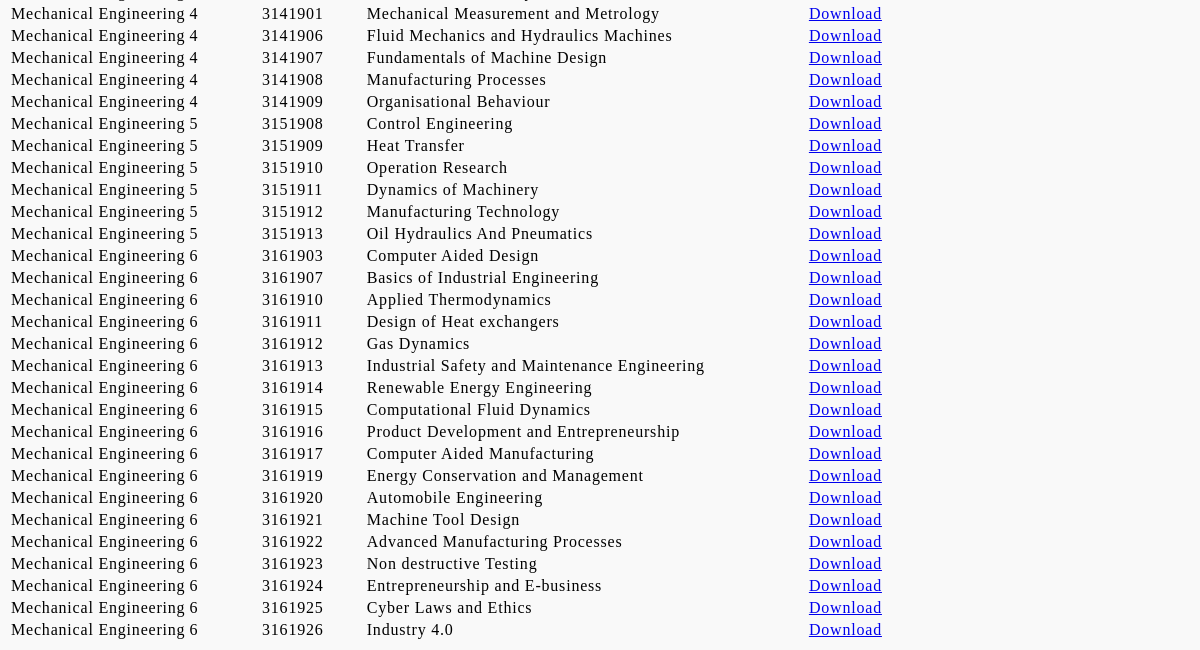
/list_files/ (lower part), run on an earlier commit of the app's database.
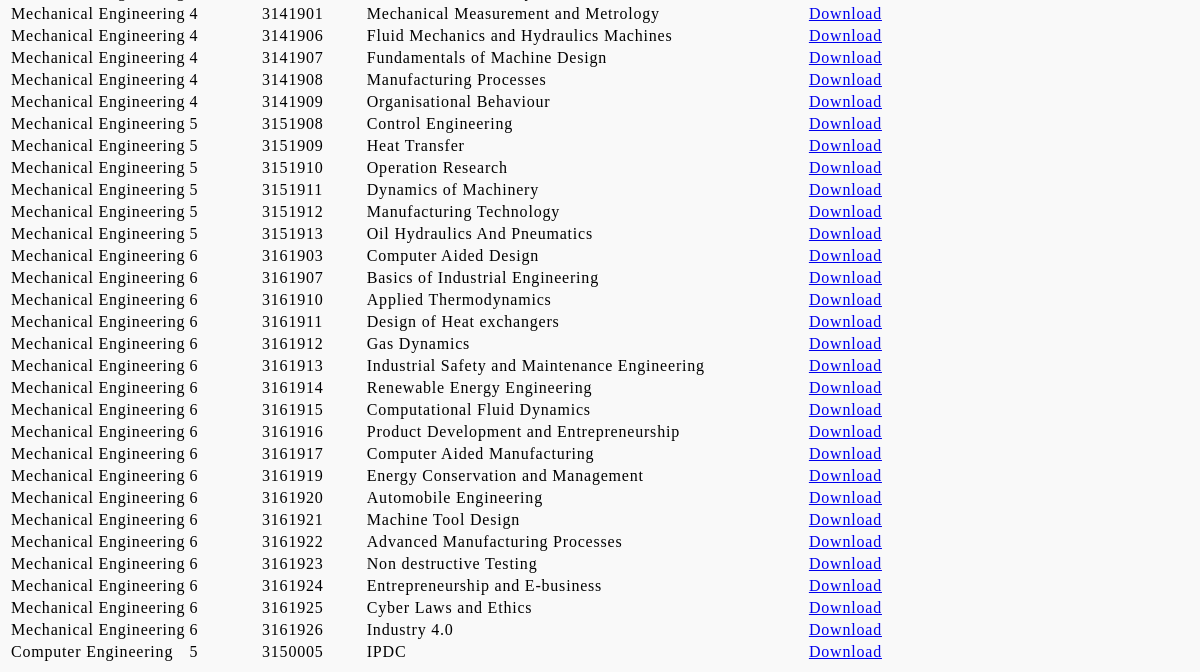
And on a later commit of the database.
### ESS_app/models.py (models this page shows, shortened)
class StudyMaterial(models.Model):
    branch = models.CharField(max_length=100, verbose_name="Branch")
    semester = models.IntegerField(verbose_name="Semester")
    material_type = models.CharField(max_length=100, verbose_name="Materal Type")
    subject_code = models.CharField(max_length=50, verbose_name="Subject Code")
    subject_name = models.CharField(max_length=100, verbose_name="Subject Name")
    file = models.FileField(storage=RawMediaCloudinaryStorage(), upload_to=custom_upload_path, verbose_name="Upload File")
    uploaded_at = models.DateTimeField(auto_now_add=True, verbose_name="Uploaded At")
    class Meta:
        unique_together = ( 'material_type', 'subject_code','subject_name')

### ESS_app/views.py (the view)
# urls.py: path('list_files/', views.list_files, name='list_files'),
def list_files(request):
    study_material= StudyMaterial.objects.all()
    return render(request, 'list_files.html', {'study_materials': study_material})

### ESS_app/templates/list_files.html (shortened to what this page needs)
<!DOCTYPE html>
<html lang="en">
<head>
    {% load static %}
    <link rel="stylesheet" href="{% static 'styles/header.css' %}">
    <link rel="stylesheet" href="{% static 'styles/general.css' %}">
</head>
<body>
    <table>
        {% for material in study_materials %}
        <tr>
            <td>{{ material.branch }}</td>
            <td>{{ material.semester }}</td>
            <td>{{ material.subject_code }}</td>
            <td>{{ material.subject_name }}</td>
            <td><a href="{% url 'download_file' material.pk %}">Download</a></td>
        </tr>
        {% endfor %}
    </table>
</body>
</html>

What changed in the data, as far as the page shows it:
added StudyMaterial: branch "Computer Engineering", semester "5", subject_code "3150005", subject_name "IPDC"
